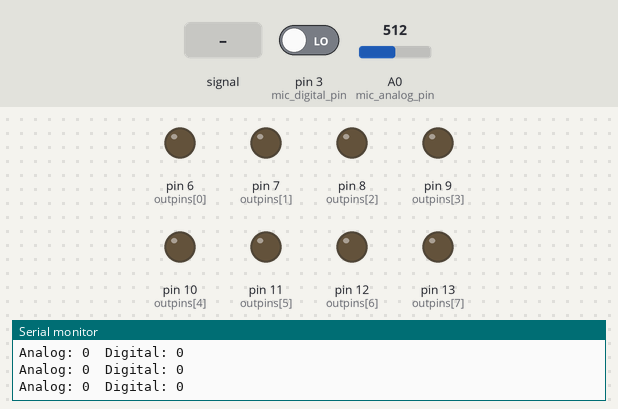
The sketch below on a simulated Arduino Uno, built with avr-gcc and run on an emulated ATmega328P. On the bench: output pins drawn as LEDs (lit = HIGH), the last lines printed to the serial monitor. Dashed ring = blinking. The test bench sets the inputs (shaded band); at power-on: A0 (mic_analog_pin) = 512, pin 3 (mic_digital_pin) LOW.

Above: at 1.2 s.
1.3 s: A0 (mic_analog_pin) fed a 200 Hz sine of ±255 counts around its level
At 3.3 s:
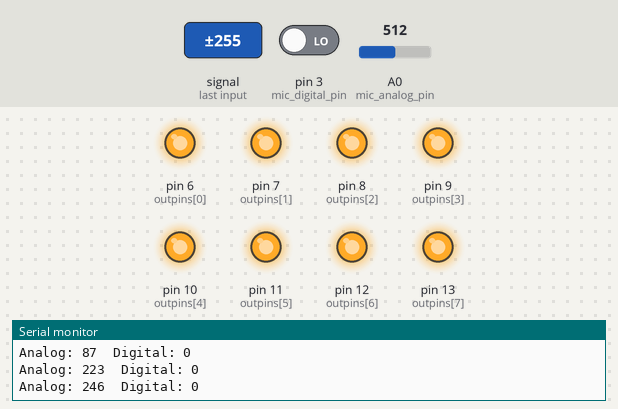
4.3 s: A0 (mic_analog_pin) set to 497
At 5.3 s:
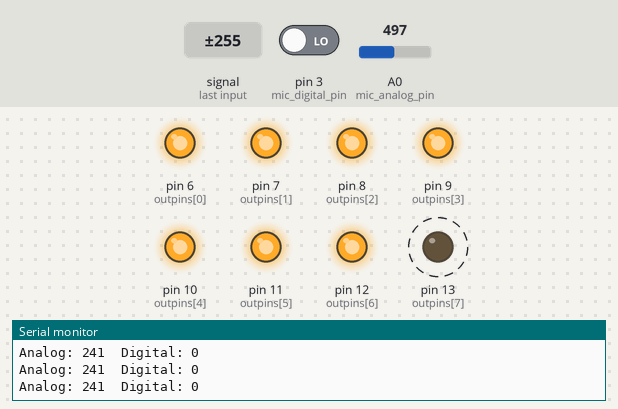
7.3 s: A0 (mic_analog_pin) fed a 50 Hz sine of ±306 counts around its level
At 8.91 s:
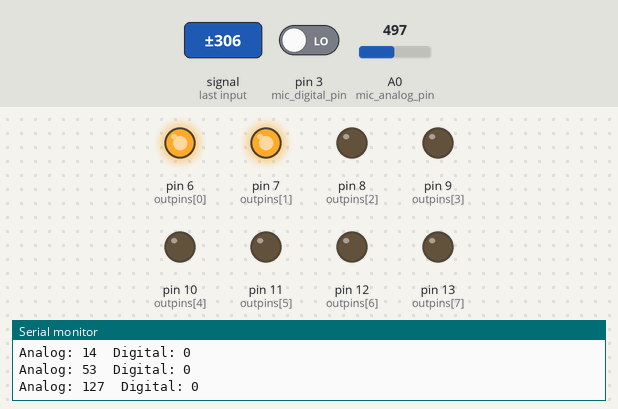
10.3 s: A0 (mic_analog_pin) fed a 200 Hz sine of ±81 counts around its level
At 10.91 s:
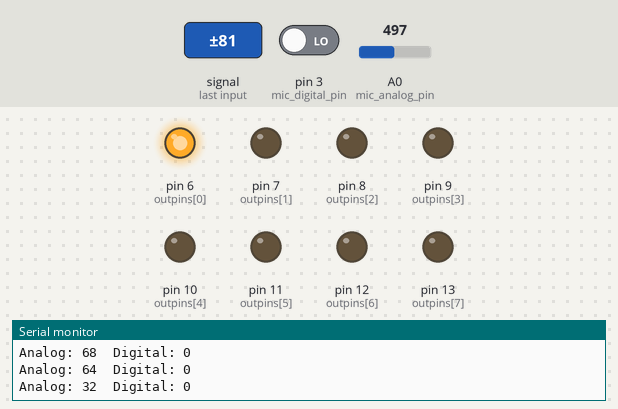
13.3 s: A0 (mic_analog_pin) fed a 1000 Hz sine of ±255 counts around its level
16.3 s: A0 (mic_analog_pin) fed a 200 Hz sine of ±255 counts around its level
At 18.21 s:
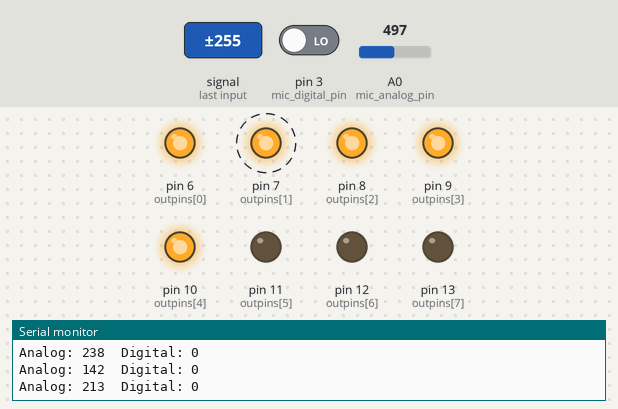
Timing chart, 0 to 20.3 s (numbered marks = the images above; inputs shaded):
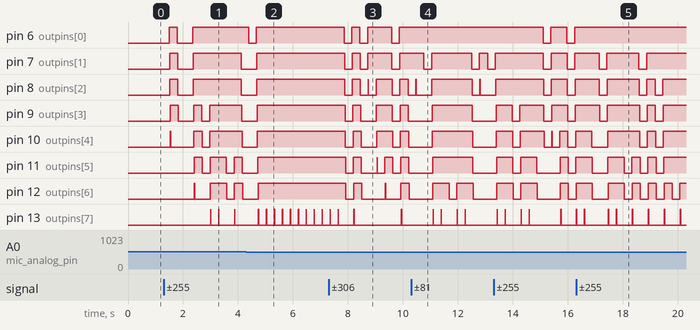

The sketch:

sound_Sensor.ino
```cpp
const int mic_analog_pin = A0;
const int mic_digital_pin = 3;

int outpins[8] = {6,7,8,9,10,11,12,13};

void setup() {
  Serial.begin(9600);
  pinMode(mic_analog_pin, INPUT);
  pinMode(mic_digital_pin, INPUT);
  for (int index = 0; index < 8; index++){
    pinMode(outpins[index], OUTPUT);
  }
}

void loop() {
   byte res = analogRead(mic_analog_pin);
   Serial.print("Analog: ");
   Serial.print(res);
   Serial.print("  ");
   byte res_d = digitalRead(mic_digital_pin);
   Serial.print("Digital: ");
   Serial.print(res_d);
   Serial.println("  ");
   delay(100);

    if(res>=35 && res <=26){
      digitalWrite(outpins[0], HIGH);
      for (int index = 1; index < 8; index++){
        digitalWrite(outpins[index], LOW);
        delay(10);
      }
    }else if(res>26){
      int modRe = res / 25;
      if(modRe>=8){
        modRe = 7;
      }
      for (int index = 0; index <= modRe; index++){
        digitalWrite(outpins[index], HIGH);
        delay(10);
      }

      for (int index = modRe; index <= 7; index++){
        digitalWrite(outpins[index], LOW);
        delay(10);
      }
    }else{
       for (int index = 0; index <= 7; index++){
        digitalWrite(outpins[index], LOW);
        delay(10);
      }
    }

    delay(100);


}
```

Measured:
- the behaviour switches between 512 and 511 on A0 (mic_analog_pin) (found by bisection; images 1 and 2)
- after the input at 1.3 s, pin 6 (outpins[0]): LOW → HIGH after 0.20 s, → LOW 0.29 s later, → HIGH 0.56 s later; pin 7 (outpins[1]): LOW → HIGH after 0.21 s, → LOW 0.29 s later, → HIGH 0.56 s later, → LOW 1.8 s later
- after the input at 4.3 s, pin 6 (outpins[0]), pin 7 (outpins[1]), pin 8 (outpins[2]), pin 9 (outpins[3]): goes on until 4.7 s, then stays HIGH
- after the input at 7.3 s, pin 6 (outpins[0]): goes LOW 0.28 s, HIGH 0.29 s, LOW 0.28 s, HIGH 0.87 s, LOW 0.28 s, then HIGH, starting after 0.57 s; pin 7 (outpins[1]): goes LOW 0.28 s, HIGH 0.29 s, LOW 0.28 s, HIGH 0.87 s, LOW 0.28 s, then HIGH, starting after 0.58 s
- after the input at 10.3 s, pin 6 (outpins[0]): stops changing and stays HIGH
- after the input at 16.3 s, pin 6 (outpins[0]): stops changing and stays HIGH; pin 7 (outpins[1]): alternates HIGH for 1.2 s and LOW for 0.28 s, starting after 0.84 s
